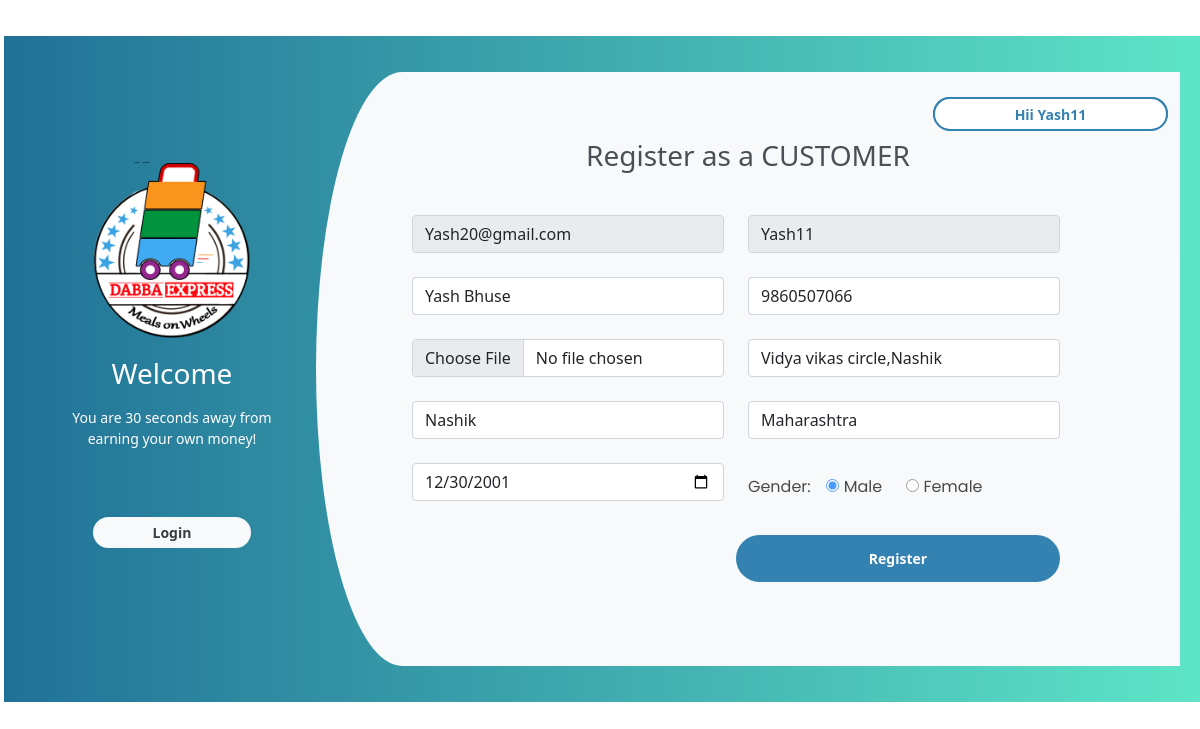
Page /register/ (signed in) on the committed database.
### users/models.py (models this page shows)
class User(AbstractBaseUser, PermissionsMixin):
    class GenderTypes(models.TextChoices):
        MALE = "MALE", "Male"
        FEMALE = "FEMALE", "Female"
    class UserTypes(models.TextChoices):
        ADMIN = "ADMIN", "Admin"
        VENDOR = "VENDOR", "Vendor"
        CUSTOMER = "CUSTOMER", "Customer"
    BASE_USER_TYPE = UserTypes.CUSTOMER
    username = models.CharField(verbose_name="Username", unique=True, max_length=30, null=True, blank=True)
    email = models.EmailField(verbose_name="Email", unique=True, max_length=255)
    id = UniqueIDField(primary_key=True)
    is_active = models.BooleanField(verbose_name="Active", default=True)
    is_staff = models.BooleanField(verbose_name="Staff", default=False)
    registered_at = models.DateTimeField(verbose_name="Registered at", auto_now_add=timezone.now)
    user_type = models.CharField(
        verbose_name=("User Type"), max_length=100, choices=UserTypes.choices, blank=True,
    )
    is_email_verified = models.BooleanField(default=False)
    full_name = models.CharField(verbose_name="Full Name",  max_length=30, null=True, blank=True)
    roll_no = models.CharField(max_length=50, null=True, blank=True, default="")
    year = models.DateField(blank=True, null=True)
    aadhar_no = models.CharField(max_length=16, blank=True, null=True)
    aadhar_picture = models.ImageField(verbose_name="Aadhar Picture", blank=True, null=True)
    phone_no = models.CharField(verbose_name="Phone number", unique=True, max_length=12, null=True, blank=True)
    dob = models.DateField(verbose_name="Date of Birth", blank=True, null=True)
    is_phone_no_verified = models.BooleanField(verbose_name="Phone number verified", default=False)
    profile_photo = models.ImageField(upload_to="user_images", verbose_name="Profile Pic", blank=True)
    gender = models.CharField(verbose_name=("Gender Type"), max_length=20,
                              choices=GenderTypes.choices,  blank=True, null=True)
    reg_number = models.CharField(max_length=50, verbose_name="Registration Number", blank=True, null=True)
    start_date = models.DateField(auto_created=False, blank=True, null=True)
    end_date = models.DateField(auto_created=False, blank=True, null=True)
    address = models.TextField(max_length=300, blank=True, null=True)
    pincode=models.CharField(max_length=20, blank=True, null=True)
    state = models.CharField(max_length=100, blank=True, null=True)
    city = models.CharField(max_length=20, blank=True, null=True)
    street = models.CharField(max_length=200, blank=True, null=True)
    EMAIL_FIELD = "email"
    USERNAME_FIELD = "email"
    objects = UserManager()
    class Meta:
        verbose_name = "User"
        verbose_name_plural = "Users"

### users/views.py (the view, shortened to what this page needs)
# urls.py: path('register/',views.registration, name="register"),
def registration(request):
    if not request.user.is_authenticated:
        form = UserSignUpForm()
        return redirect('users:user_signup')
    instance = User.objects.filter(id = request.user.id).first()
    if request.method == "GET":
        form = UserProfileForm(instance=instance)
        return render(request,'registration_form.html', context={'form':form})

### users/templates/registration_form.html (shortened to what this page needs)
{% extends 'base.html' %}
{% load static %}
{% block content %}
<div class="container-fluid mx-1 register">
    <div class="row">
        <div class="col-md-3 register-left">
            <img src="{% static 'logo/dabba_bala_logo.png' %}" onclick="window.location = '\\'" alt=""/>
            <h3>Welcome</h3>
            <p>You are 30 seconds away from earning your own money!</p>
            <input type="submit" name="" value="Login"/><br/>
        </div>
        <div class="col-md-9 register-right">
            <ul class="nav nav-tabs nav-justified" id="myTab" role="tablist">
                <li class="nav-item">
                    <a class="nav-link active" id="profile-tab" data-toggle="tab" href="" role="tab"
                     aria-controls="profile" aria-selected="false">Hii {{request.user.username}}</a>
                </li>
            </ul>
            <div class="tab-content" id="myTabContent">
                <div class="tab-pane fade show active" id="home" role="tabpanel" aria-labelledby="home-tab">
                    <h3 class="register-heading">Register as a {{request.user.user_type}}</h3>
                    <div class="row register-form">
                        <form method="post" enctype="multipart/form-data">
                            <div class="row">
                                {% for fields in form %}
                                    {% if fields != form.gender %}
                                    <div class="col-md-6 mb-4">
                                        <div class="form-outline">
                                            {{ fields }}
                                        </div>
                                    </div>
                                    {% endif %}
                                {% endfor %}
                                <div class="col-md-6 mb-4">
                                    <div class="form-outline">
                                        {{form.gender.label_tag}}
                                        {{form.gender}}
                                    </div>
                                </div>
                            </div>
                            <input type="submit" class="btnRegister"  value="Register"/>
                        </form>
                    </div>
                </div>
            </div>
        </div>
    </div>
</div>
{% endblock %}

### static/css/login_style.css (style rules this page uses)
label { opacity: 70%; font-family: 'Poppins'; font-size: 16px; font-weight: 400; letter-spacing: 0px; text-align: left; color: #000000; }
.gender_check { justify-content: space-evenly; display: inline-flex; align-items: center; list-style-type: none; }
.gender_check div { padding:12px; }

### static/css/dashboard.css (style rules this page uses)
body { font-size: .875rem; }
.gender_check { display: inline-flex; align-items: center; list-style-type: none; }

### static/css/registration.css (style rules this page uses)
.register { background: -webkit-linear-gradient(left, #217197, #5ee5c7); margin-top: 3%; padding: 3%; }
.register-left { text-align: center; color: #fff; margin-top: 4%; }
.register-left input, .register-left a { border: none; border-radius: 1.5rem; padding: 2%; width: 60%; background: #f8f9fa; font-weight: bold; color: #383d41; margin-top: 20px; margin-bottom: 3%; cursor: pointer; }
.register-right { background: #f8f9fa; border-top-left-radius: 10% 50%; border-bottom-left-radius: 10% 50%; }
.register-left img { margin-top: 15%; margin-bottom: 5%; width: 83%; -webkit-animation: mover 2s infinite alternate; animation: mover 1s infinite alternate; }
.register-left p { font-weight: lighter; padding: 12%; margin-top: -9%; }
.register .register-form { padding: 10%; margin-top: 10%; width:100%; }
.btnRegister { float: right; border: none; border-radius: 1.5rem; padding: 2%; background: #3482b1; color: #fff; font-weight: 600; width: 50%; cursor: pointer; }
.register .nav-tabs { margin-top: 3%; border: none; background: #3482b1; border-radius: 1.5rem; width: 28%; float: right; }
.register .nav-tabs .nav-link { padding: 2%; height: 34px; font-weight: 600; color: #fff; border-top-right-radius: 1.5rem; border-bottom-right-radius: 1.5rem; }
.register .nav-tabs .nav-link.active { width: 100%; color: #3482b1; border: 2px solid #3482b1; border-top-left-radius: 1.5rem; border-bottom-left-radius: 1.5rem; }
.register-heading { text-align: center; margin-top: 8%; margin-bottom: -15%; color: #495057; }

### rows in the picture
User: user.username "Yash11", user.user_type "CUSTOMER", form "Yash20@gmail.com" "Yash11" "Yash Bhuse" "9860507066" "Vidya vikas circle,Nashik" "Nashik" "Maharashtra" "12/30/2001", gender "☑ Male ☐ Female"
